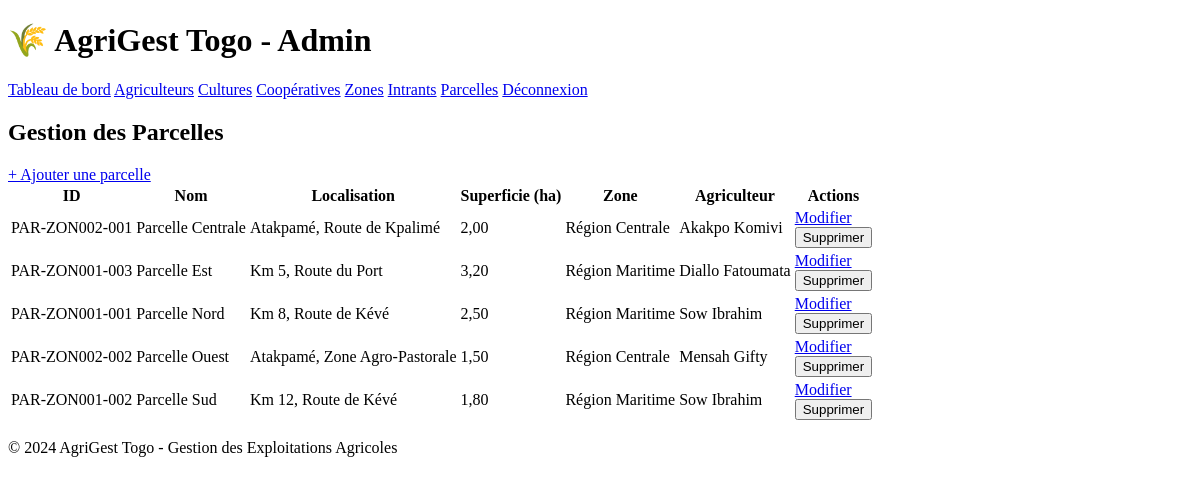
Page /admin/parcelles.php (signed in) on the committed database.
### tables this page shows
CREATE TABLE PARCELLE (
    id_parcelle VARCHAR(20) PRIMARY KEY,
    nom_parcelle VARCHAR(50) NOT NULL,
    localisation_parcelle VARCHAR(100) NOT NULL,
    superficie DECIMAL(8,2) NOT NULL,
    id_zone VARCHAR(15) NOT NULL,
    id_agri VARCHAR(20) NOT NULL,
    CONSTRAINT chk_superficie CHECK (superficie > 0),
    CONSTRAINT fk_parcelle_zone FOREIGN KEY (id_zone)
        REFERENCES ZONE_AGROECOLOGIQUE(id_zone)
        ON UPDATE CASCADE ON DELETE RESTRICT,
    CONSTRAINT fk_parcelle_agri FOREIGN KEY (id_agri)
        REFERENCES AGRICULTEUR(id_agri)
        ON UPDATE CASCADE ON DELETE RESTRICT
);

CREATE TABLE ZONE_AGROECOLOGIQUE (
    id_zone VARCHAR(15) PRIMARY KEY,
    nom_zone VARCHAR(50) NOT NULL UNIQUE
);

CREATE TABLE UTILISATEUR (
    id_utilisateur VARCHAR(20) PRIMARY KEY,
    nom VARCHAR(50) NOT NULL,
    prenom VARCHAR(50) NOT NULL,
    email VARCHAR(100) NOT NULL UNIQUE,
    mot_de_passe VARCHAR(255) NOT NULL,
    role ENUM('admin', 'responsable', 'agriculteur') NOT NULL
);

### includes/fonctions.php (called while the page is built, shortened)
<?php
function formaterNombre($nombre, $decimales = 2) {
    return number_format((float)$nombre, $decimales, ',', ' ');
}

### admin/parcelles.php (the view, shortened to what this page needs)
<?php
require_once('../config/connexion.php');
require_once('../includes/fonctions.php');
$action = $_GET['action'] ?? 'list';
?>
<!DOCTYPE html>
<html lang="fr">
<head>
    <link rel="stylesheet" href="../assets/css/style.css">
</head>
<body>
    <div class="container">
        <header>
            <h1>🌾 AgriGest Togo - Admin</h1>
            <nav>
                <a href="dashboard.php">Tableau de bord</a>
                <a href="agriculteurs.php">Agriculteurs</a>
                <a href="cultures.php">Cultures</a>
                <a href="cooperatives.php">Coopératives</a>
                <a href="zones.php">Zones</a>
                <a href="intrants.php">Intrants</a>
                <a href="parcelles.php">Parcelles</a>
                <a href="../auth/logout.php">Déconnexion</a>
            </nav>
        </header>
        <main>
            <h2>Gestion des Parcelles</h2>
            <?php if ($action === 'list'): ?>
                <div class="actions-bar">
                    <a href="?action=create" class="btn btn-primary">+ Ajouter une parcelle</a>
                </div>
                <?php
                try {
                    $stmt = $pdo->query(
                        "SELECT p.id_parcelle, p.nom_parcelle, p.localisation_parcelle, p.superficie, z.nom_zone, u.nom, u.prenom
                         FROM PARCELLE p
                         JOIN ZONE_AGROECOLOGIQUE z ON p.id_zone = z.id_zone
                         JOIN AGRICULTEUR a ON p.id_agri = a.id_agri
                         JOIN UTILISATEUR u ON a.id_agri = u.id_utilisateur
                         ORDER BY p.nom_parcelle"
                    );
                    $parcelles = $stmt->fetchAll();
                    if (!empty($parcelles)):
                ?>
                        <table class="table">
                            <thead>
                                <tr>
                                    <th>ID</th>
                                    <th>Nom</th>
                                    <th>Localisation</th>
                                    <th>Superficie (ha)</th>
                                    <th>Zone</th>
                                    <th>Agriculteur</th>
                                    <th>Actions</th>
                                </tr>
                            </thead>
                            <tbody>
                                <?php foreach ($parcelles as $parcelle): ?>
                                    <tr>
                                        <td><?php echo htmlspecialchars($parcelle['id_parcelle']); ?></td>
                                        <td><?php echo htmlspecialchars($parcelle['nom_parcelle']); ?></td>
                                        <td><?php echo htmlspecialchars($parcelle['localisation_parcelle']); ?></td>
                                        <td><?php echo formaterNombre($parcelle['superficie'], 2); ?></td>
                                        <td><?php echo htmlspecialchars($parcelle['nom_zone']); ?></td>
                                        <td><?php echo htmlspecialchars($parcelle['nom'] . ' ' . $parcelle['prenom']); ?></td>
                                        <td>
                                            <a href="?action=edit&id=<?php echo urlencode($parcelle['id_parcelle']); ?>" class="btn btn-small btn-edit">Modifier</a>
                                            <form method="POST" class="form-delete-inline" onsubmit="return confirm('Êtes-vous sûr ?');">
                                                <button type="submit" class="btn btn-small btn-delete">Supprimer</button>
                                            </form>
                                        </td>
                                    </tr>
                                <?php endforeach; ?>
                            </tbody>
                        </table>
                <?php
                    else:
                        echo '<p class="no-data">Aucune parcelle enregistrée.</p>';
                    endif;
                } catch (PDOException $e) {
                    echo '<div class="message-erreur">Erreur lors du chargement des parcelles.</div>';
                    error_log('Erreur SQL list parcelle: ' . $e->getMessage());
                }
                ?>
            <?php endif; ?>
        </main>
        <footer>
            <p>&copy; 2024 AgriGest Togo - Gestion des Exploitations Agricoles</p>
        </footer>
    </div>
</body>
</html>

### assets/css/style.css (style rules this page uses)
:root { --color-primary: #2E7D32; --color-primary-dark: #1B5E20; --color-secondary: #8D6E63; --color-accent: #F9A825; --color-danger: #C62828; --color-bg: #F5F1E8; --color-surface: #FFFFFF; --color-text: #1B1B1B; --color-text-muted: #666666; --radius: 8px; --shadow: 0 2px 6px rgba(0,0,0,0.08); --font-heading: 'Poppins', sans-serif; --font-body: 'Inter', sans-serif; }

### rows in the picture
parcelle: id_parcelle "PAR-ZON002-001", nom_parcelle "Parcelle Centrale", localisation_parcelle "Atakpamé, Route de Kpalimé", superficie "2,00", id_zone.nom_zone "Région Centrale", utilisateur.nom+prenom "Akakpo Komivi"
parcelle: id_parcelle "PAR-ZON001-003", nom_parcelle "Parcelle Est", localisation_parcelle "Km 5, Route du Port", superficie "3,20", id_zone.nom_zone "Région Maritime", utilisateur.nom+prenom "Diallo Fatoumata"
parcelle: id_parcelle "PAR-ZON001-001", nom_parcelle "Parcelle Nord", localisation_parcelle "Km 8, Route de Kévé", superficie "2,50", id_zone.nom_zone "Région Maritime", utilisateur.nom+prenom "Sow Ibrahim"
parcelle: id_parcelle "PAR-ZON002-002", nom_parcelle "Parcelle Ouest", localisation_parcelle "Atakpamé, Zone Agro-Pastorale", superficie "1,50", id_zone.nom_zone "Région Centrale", utilisateur.nom+prenom "Mensah Gifty"
parcelle: id_parcelle "PAR-ZON001-002", nom_parcelle "Parcelle Sud", localisation_parcelle "Km 12, Route de Kévé", superficie "1,80", id_zone.nom_zone "Région Maritime", utilisateur.nom+prenom "Sow Ibrahim"
